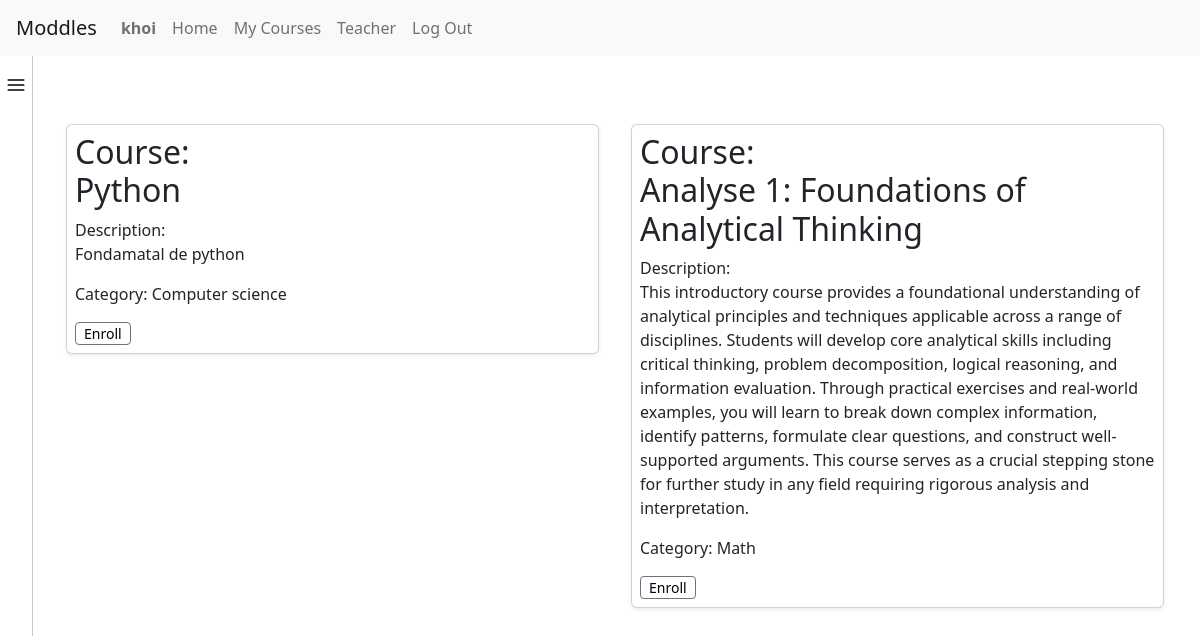
The app's page / (signed in) with its own data.
### final_project/models.py (models this page shows, shortened)
class User(AbstractUser):
    full_name = models.CharField(max_length=255)
    ROLE_CHOICES = [
         ('student', 'Student'),
         ('teacher', 'Teacher')
    ]
    role = models.CharField(max_length=10, choices=ROLE_CHOICES)
    def is_teacher(self):
         return self.role == 'teacher'

class Course(models.Model):
    description = models.TextField()
    title = models.CharField(max_length=100)
    category = models.CharField(max_length=1000)
    owner = models.ForeignKey(User, on_delete=models.CASCADE, related_name='courses_created', limit_choices_to={'role': 'teacher'})
    students = models.ManyToManyField(User, limit_choices_to={'role': 'student'}, related_name="courses_enrolled", blank=True)

### final_project/views.py (the view)
# urls.py: path("", views.index, name="index"),
def index(request):
    if request.user.is_authenticated:
        if request.user.role == "teacher":
            courses = Course.objects.filter(owner=request.user).all()
            return render(request, "project/index.html", {
                "courses": courses,
            })
        elif request.user.role == "student":
            courses = Course.objects.all()
            return render(request, "project/index.html", {
                "courses": courses,
            })
    return render(request, "project/index.html", {
        "message": "You must login before see any course",
    })

### final_project/templates/project/index.html (shortened to what this page needs)
{% extends "project/layout.html" %}
{% block body %}
    <div class="container">
        <div class="row row-cols-1 row-cols-md-2 g-4 py-5">
            {% for course in courses %}
            <div class="col px-3">
                <div class="card shadow-sm p-2">
                    <h3 class="fs-2"> Course: <br>{{ course.title }}</h3>
                    <p>Description: <br>{{ course.description }}</p>
                    <p>Category: {{ course.category }}</p>
                    <div class="d-flex justify-content-between align-items-center">
                        <div class="btn-group">
                          <button type="button" class="btn btn-sm btn-outline-secondary">
                            {% if request.user.is_teacher %}
                            <a href="{% url 'course_detail' course.id %}">View</a>
                            {% else %}
                            <a href="{% url 'enroll_course' course.id %}">Enroll</a>
                            {% endif %}
                          </button>
                        </div>
                      </div>
                </div>
            </div>
            {% endfor %}
        </div>
    </div>
{%endblock %}

### final_project/templates/project/layout.html (shortened to what this page needs)
{% load static %}
<!DOCTYPE html>
<html lang="en">
    <head>
        <link href="https://cdn.jsdelivr.net/npm/select2@4.1.0-rc.0/dist/css/select2.min.css" rel="stylesheet" />
        <link href="https://cdn.jsdelivr.net/npm/bootstrap@5.2.3/dist/css/bootstrap.min.css" rel="stylesheet">
        <link href="{% static 'project/styles.css' %}" rel="stylesheet" />
    </head>
    <body>
        <nav id="navbar" class="navbar navbar-expand navbar-light bg-light px-3">
          <a class="navbar-brand" href="{% url 'index' %}">Moddles</a>
          <div>
            <ul class="navbar-nav mr-auto">
              {% if user.is_authenticated %}
              <li class="nav-item">
                <a class="nav-link" href="#">
                  <strong>{{ request.user.username }}</strong>
                </a>
              </li>
              <li class="nav-item">
                <a id="index" class="nav-link" href="{% url 'index' %}">Home</a>
              </li>
              {% if request.user.role == "student" %}
                <li class="nav-item">
                  <a id="course" class="nav-link" href="{% url 'my_course' %}">My Courses</a>
                </li>
                <li class="nav-item">
                  <a id="course" class="nav-link" href="{% url 'people' %}">Teacher</a>
                </li>
              {% endif %}
              <li class="nav-item">
                <a class="nav-link" href="{% url 'logout' %}">Log Out</a>
              </li>
              {% endif %}
            </ul>
          </div>
        </nav>
        <div class="d-flex" id="main-body" style="position: relative;">
          <div class="d-flex flex-column flex-shrink-0 p-3 bg-body-tertiary collapsed" id="sidebar" style="width: 280px; border-right: 1px solid rgb(199, 200, 201)">
            <div class="mb-3 d-flex justify-content-center">
              <button class="btn btn-sm " type="button" id="menu-toggle">
                <svg xmlns="http://www.w3.org/2000/svg" x="0px" y="0px" width="20" height="20" viewBox="0 0 24 24">
                  <path d="M 2 5 L 2 7 L 22 7 L 22 5 L 2 5 z M 2 11 L 2 13 L 22 13 L 22 11 L 2 11 z M 2 17 L 2 19 L 22 19 L 22 17 L 2 17 z"></path>
                </svg>
              </button>
            </div>
          </div>
          <div class="body flex-grow-1">{% block body %} {% endblock %}</div>
        </div>
      </body>
</html>

### final_project/static/project/styles.css (style rules this page uses)
.btn a { color: black; text-decoration: none; }
.answer-container.btn-group-sm>.btn, .btn-sm { --bs-btn-padding-y: 0; }
#sidebar { position: fixed; top: 56px; bottom: 0; left: 0; z-index: 1000; overflow-y: auto; transition: width 0.3s ease; }
#sidebar.collapsed { width: 30px !important; min-width: 30px; padding: 0; border-right: none; overflow: hidden; }
.body.flex-grow-1 { margin-left: 280px; padding: 20px; transition: margin-left 0.3s ease; }
#sidebar.collapsed + .body.flex-grow-1 { margin-left: 30px; }
#navbar { position: sticky; top: 0; z-index: 100; }

### records on screen
User: user.username "khoi"
Course: title "Python", description "Fondamatal de python", category "Computer science"
Course: title "Analyse 1: Foundations of Analytical Thinking", description "This introductory course provides a foundational understanding of analytical principles and techniques applicable across a range of disciplines. Students will develop core analytical skills including critical thinking, problem decomposition, logical reasoning, and information evaluation. Through practical exercises and real-world examples, you will learn to break down complex information, identify patterns, formulate clear questions, and construct well-supported arguments. This course serves as a crucial stepping stone for further study in any field requiring rigorous analysis and interpretation.", category "Math"
